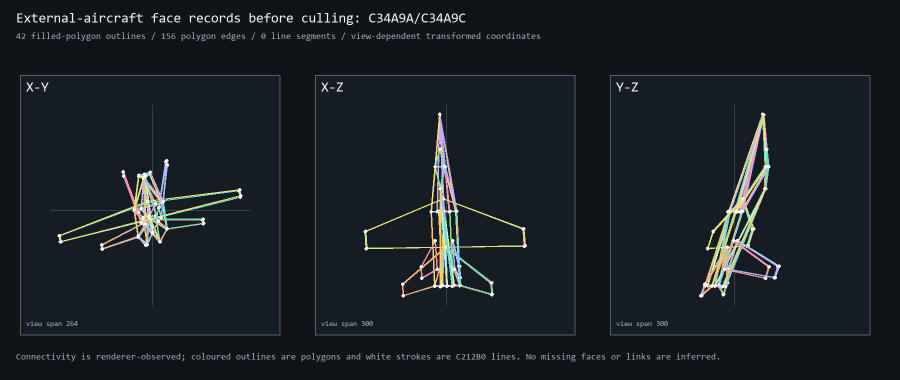
#> input picture projects/fa18-interceptor/analysis/plots/external_aircraft_c34a9_preclip_complete_face_sheet.png, 1800 x 760 px (shown at 1/2 size)
$ python render_model_identification_gallery.py
#> lines starting #> are read from the running program, lines starting #| are printed output that depends on the picture
"""Build a labelled contact sheet from the renderer-observed model plots."""
from __future__ import annotations

from pathlib import Path

from PIL import Image, ImageDraw, ImageFont


ROOT = Path(__file__).resolve().parents[1]
PLOTS = ROOT / "analysis" / "plots"
OUTPUT = PLOTS / "model_identification_gallery.png"

ITEMS = (
    ("Aircraft-like face family: C34A9A/C34A9C (22 distinct pre-cull faces)",
     "external_aircraft_c34a9_preclip_complete_face_sheet.png"),
    ("Trace-proven aircraft detail: C3515E -> C34C (5 pre-clip faces)",
     "c3515e_c34c_aircraft_detail_isometric_sheet.png"),
    ("Flight-object topology: 22 static + 14 derived vertices (5 faces)",
     "c351_c34c_static_topology_candidate.png"),
    ("Flight-object workspace: C46228 at frame 1966 (5 faces)",
     "c351_c34c_workspace_topology_frame1966.png"),
    ("Shared template, separately transformed C34A/C34C layers (25 faces)",
     "c351_dual_lane_flight_object_composite.png"),
    ("Tall bridge-pylon/deck candidate: C39D2A -> C3925C/C3925E (10 faces)",
     "c39d2a_c3925_preclip_complete_face_sheet.png"),
    ("Long-component static topology: C39D2A (10 observed faces)",
     "c39d2a_c3925_static_topology_candidate.png"),
    ("Golden Gate assembled batches: C35932 + C3B720", "golden_gate_assembled_transform_batches_model_sheet.png"),
    ("Golden Gate bridge family: C355D8/C355D6 pre-clip", "golden_gate_c355_preclip_complete_combined_sheet.png"),
    ("Later bridge candidate: C362A2 -> C36298", "later_bridge_c36298_model_sheet.png"),
    ("Unidentified bridge-checkpoint family: C3B4FE", "bridge_checkpoint_c3b4fe_model_sheet.png"),
    ("Unidentified bridge-checkpoint family: C3B50A", "bridge_checkpoint_c3b50a_model_sheet.png"),
    ("Unidentified external-scene family: C38F98", "external_scene_c38f98_preclip_face_sheet.png"),
    ("Compact polyhedral family: C3A94C/C3A94E (6 pre-cull faces)",
     "frame12600_c3a94e_preclip_face_sheet.png"),
    ("Near terrain source C363EC: one source-bounded five-vertex face",
     "run034_c363ec_interval_face_sheet.png"),
)


def font(size: int):
    return ImageFont.truetype("C:/Windows/Fonts/consola.ttf", size)


def main() -> None:
    thumb_width, thumb_height = 800, 338
    columns, label_height, gap = 2, 46, 22
    rows = (len(ITEMS) + columns - 1) // columns
    image = Image.new("RGB", (columns * thumb_width + (columns + 1) * gap,
                              rows * (thumb_height + label_height) + (rows + 1) * gap + 58), "#0d1117")
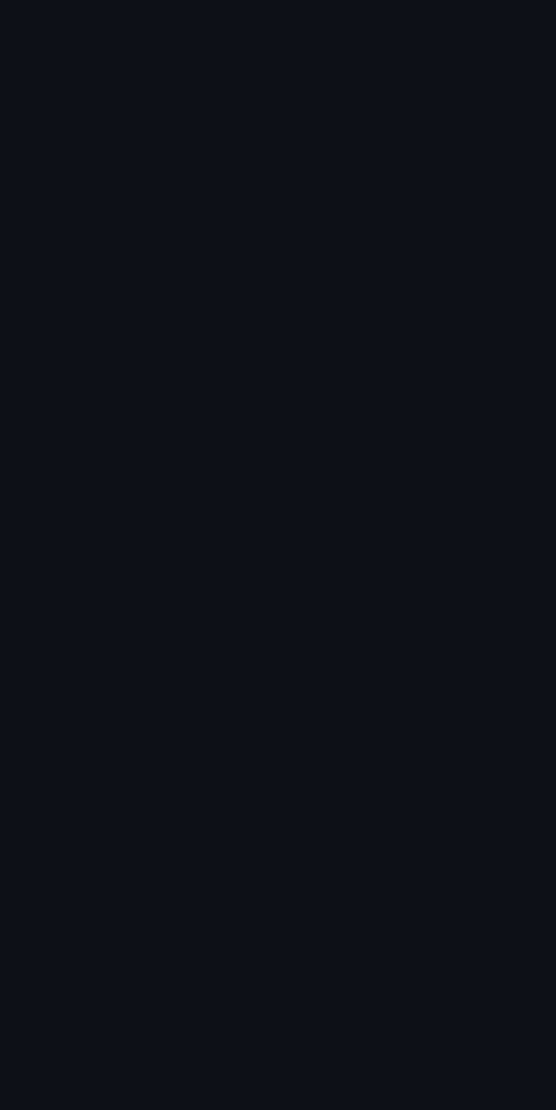
#> image: PIL image 1666x3328 RGB (shown at 1/3 size); mean R, G, B 13, 17, 23
    draw = ImageDraw.Draw(image)
    draw.text((gap, 14), "Renderer-observed model identification gallery", fill="#f1f5f9", font=font(24))
    for index, (label, filename) in enumerate(ITEMS):
        source = PLOTS / filename
        if not source.exists():
            raise FileNotFoundError(source)
        row, column = divmod(index, columns)
        left = gap + column * (thumb_width + gap)
        top = 58 + gap + row * (thumb_height + label_height + gap)
        draw.rectangle((left, top, left + thumb_width, top + label_height + thumb_height), fill="#151c24", outline="#506070")
        draw.text((left + 12, top + 12), label, fill="#f1f5f9", font=font(14))
        rendered = Image.open(source).convert("RGB")
#> rendered is the input picture: PIL image 1800x760 RGB; mean R, G, B 26.1, 31.9, 37.9
        rendered.thumbnail((thumb_width - 8, thumb_height - 4))
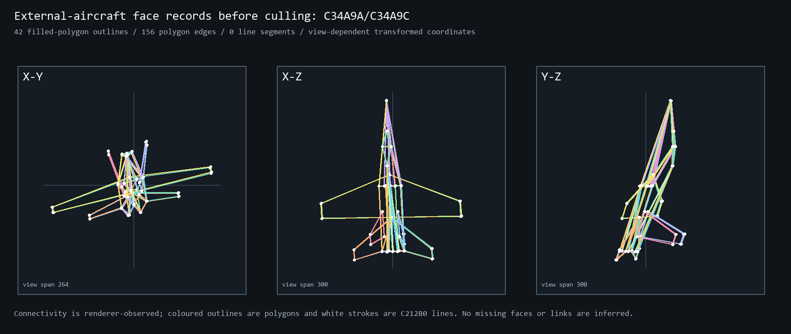
#> rendered: PIL image 791x334 RGB; mean R, G, B 26.1, 31.9, 37.9
        image.paste(rendered, (left + 4, top + label_height + 2))
#> pass 2 of the loop in main, `for index, (label, filename) in enumerate(ITEMS):`:
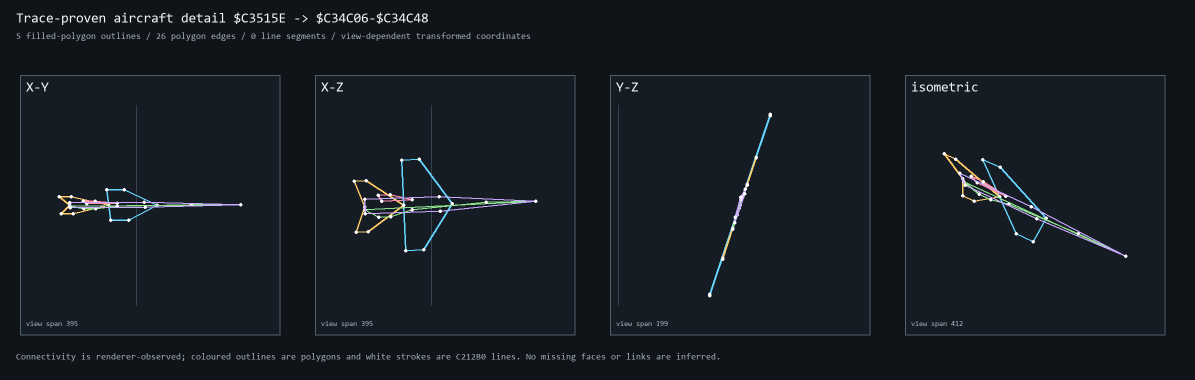
#> input picture projects/fa18-interceptor/analysis/plots/c3515e_c34c_aircraft_detail_isometric_sheet.png, 2390 x 760 px (shown at 1/2 size)
#> in main, rendered is the input picture: PIL image 2390x760 RGB; mean R, G, B 22.4, 28.4, 35.3
#> in main, `rendered.thumbnail((thumb_width - 8, thumb_height - 4))`:
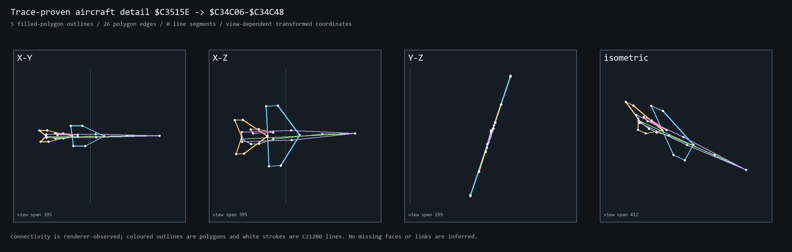
#> rendered: PIL image 792x252 RGB; mean R, G, B 22.4, 28.4, 35.3
#> in main, `image.paste(rendered, (left + 4, top + label_height + 2))`:
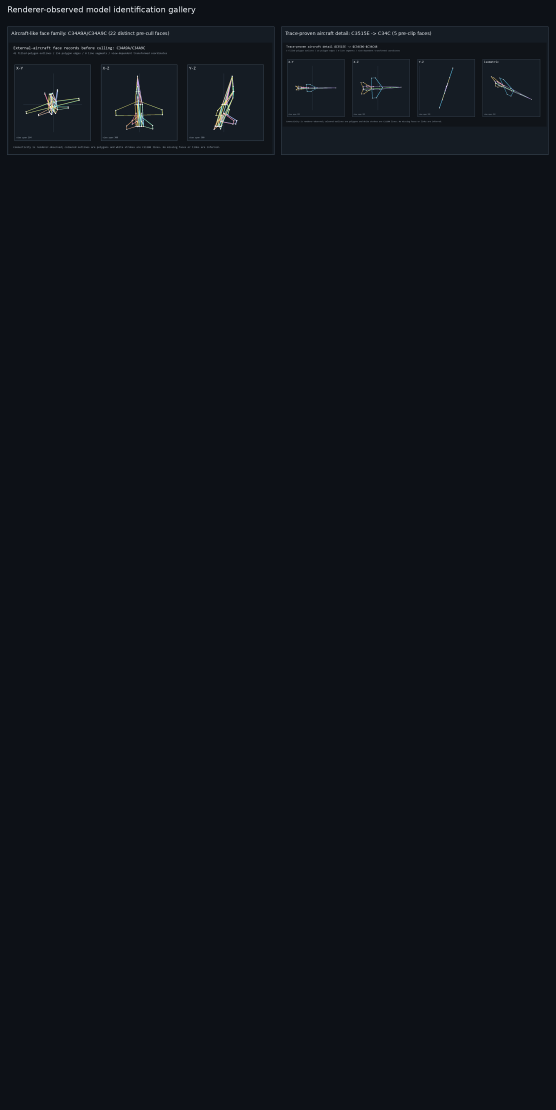
#> image: PIL image 1666x3328 RGB (shown at 1/3 size); mean R, G, B 14.4, 18.7, 24.8
    image.save(OUTPUT)
    print(f"wrote {OUTPUT.relative_to(ROOT)} ({len(ITEMS)} sheets)")


if __name__ == "__main__":
#> (the run stopped early here; a loop or call above may not have finished)
